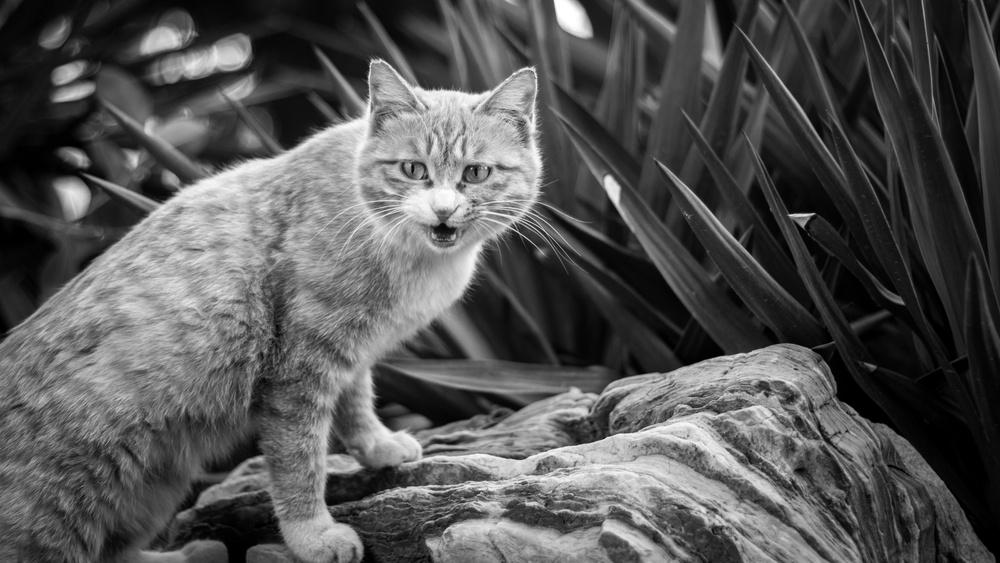
%> input picture 多媒体_Project2/src/gray_cat.jpg, 1000 x 563 px, shrunk from 5441 x 3061 before the run
$ octave test_3.m   (GNU Octave 9; MATLAB toolbox functions it lacks are replaced by stand-ins)
%> lines starting %> are read from the running program, lines starting %| are printed output that depends on the picture
% 读取灰度图
image_name = "gray_cat.jpg";
I = imread(image_name);
%> I is the input picture: size 563x1000 uint8; min 0, max 255, mean 84.2

% 灰度拉伸，把0.2-0.6的均匀拉伸到0-1，而小于0.2的直接设为0，大于0.6的直接设为1
J = imadjust(I, [0.2 0.6], [0 1]);
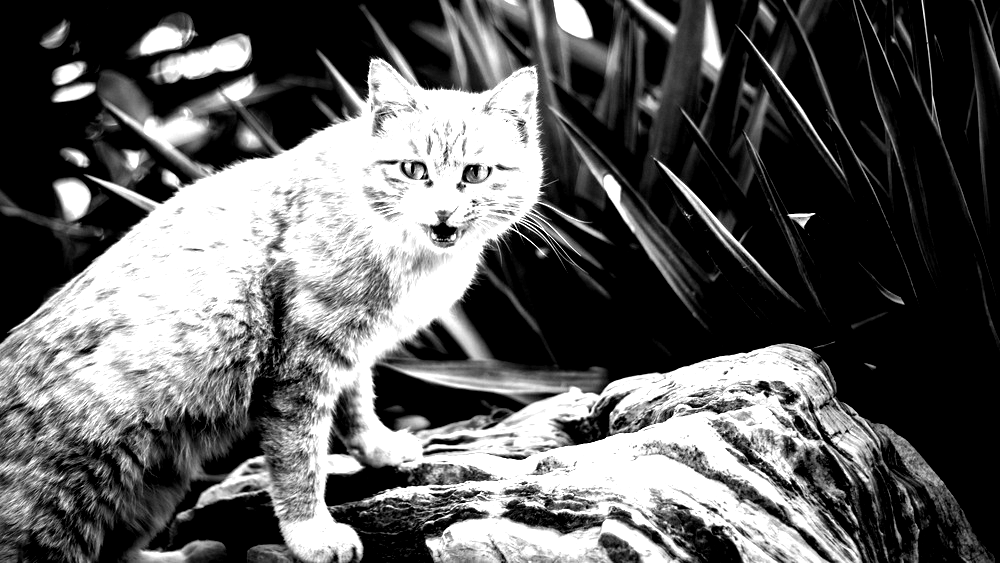
%> J: size 563x1000 uint8; min 0, max 255, mean 93.7

% 直方图均衡化
H = histeq(I);
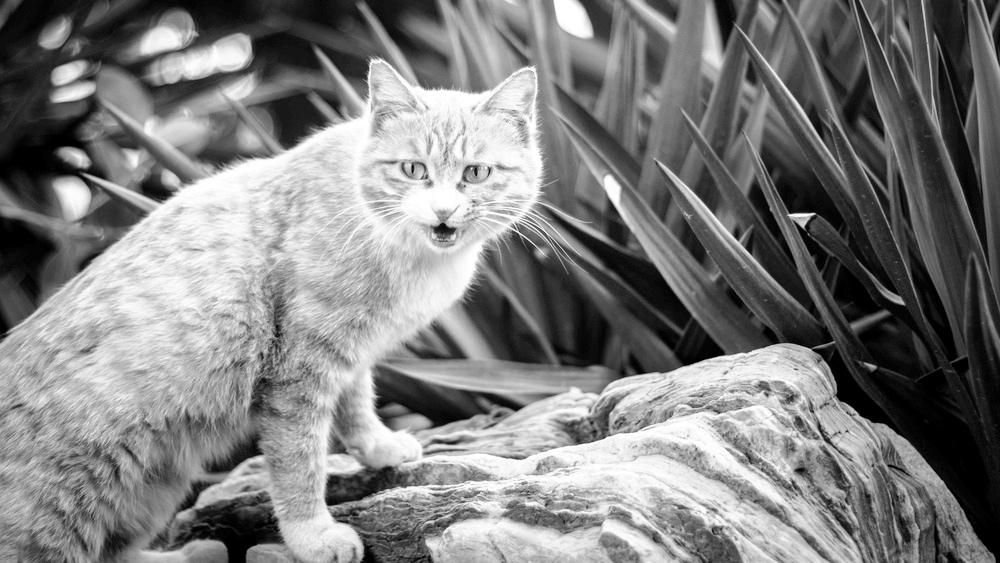
%> H: size 563x1000 uint8; min 0, max 255, mean 126.2

% 显示对比图片
figure
subplot(3, 2, 1), imshow(I), title("原图");
subplot(3, 2, 2), imhist(I), title("原图的灰度分布直方图");
subplot(3, 2, 3), imshow(J), title("灰度拉伸图");
subplot(3, 2, 4), imhist(J), title("灰度拉伸的灰度分布直方图");
subplot(3, 2, 5), imshow(H), title("直方图均衡化");
subplot(3, 2, 6), imhist(H), title("直方图均衡化的灰度分布直方图");
%> after `title("直方图均衡化的灰度分布直方图")`:
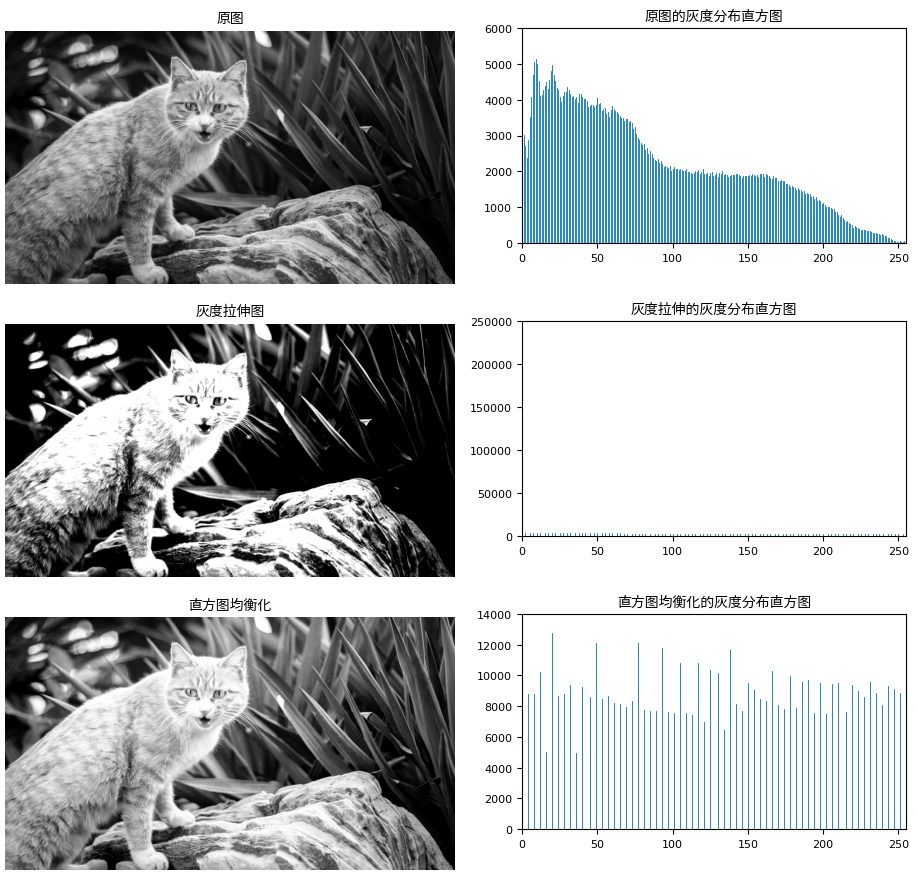
%> figure redrawn from the program's plot data, 6 panels

% 保存图片
imwrite(J, "gray_scale_stretching_" + image_name);
imwrite(H, "histogram_equalization_" + image_name);
